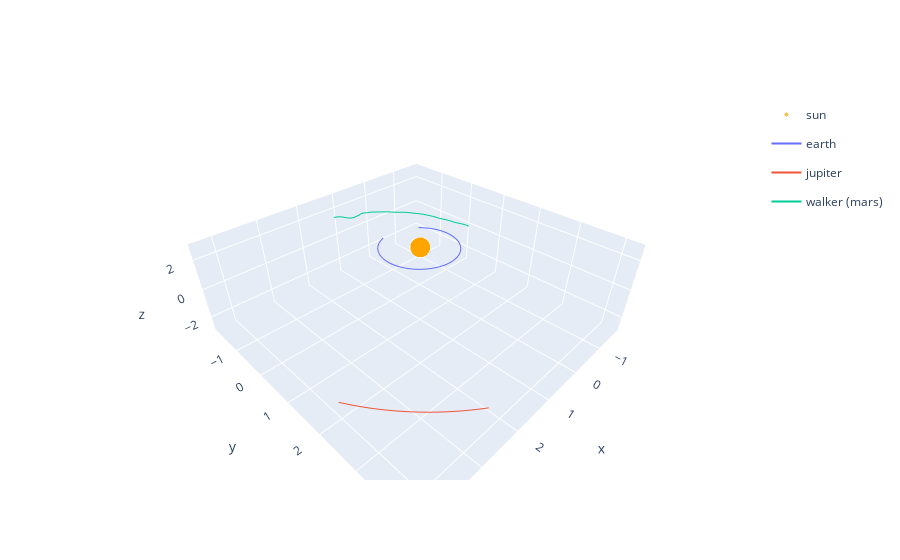

This figure's notebook cell:
### Code cell
plotter = src.Plotter(system=system, walker=walker)
plotter.draw("3d")

### Figure 1 — Plotly figure (JSON) as saved in the notebook; plotly's stock layout.template omitted (floating-point values rounded to 4 significant figures; data arrays with more than 128 entries replaced by an {"elided": "..."} marker saying what was removed)
{"data": [{"hovertemplate": "body=sun<br>x=%{x}<br>y=%{y}<br>z=%{z}<br>size=%{marker.size}<extra></extra>", "legendgroup": "sun", "marker": {"color": "orange", "size": {"elided": "301 int values"}, "sizemode": "area", "sizeref": 0.0125, "symbol": "circle"}, "mode": "markers", "name": "sun", "scene": "scene", "showlegend": true, "type": "scatter3d", "x": {"elided": "301 float values"}, "y": {"elided": "301 float values"}, "z": {"elided": "301 float values"}}, {"hovertemplate": "body=earth<br>x=%{x}<br>y=%{y}<br>z=%{z}<extra></extra>", "legendgroup": "earth", "line": {"color": "#636efa", "dash": "solid"}, "marker": {"symbol": "circle"}, "mode": "lines", "name": "earth", "scene": "scene", "showlegend": true, "type": "scatter3d", "x": {"elided": "301 float values"}, "y": {"elided": "301 float values"}, "z": {"elided": "301 float values"}}, {"hovertemplate": "body=jupiter<br>x=%{x}<br>y=%{y}<br>z=%{z}<extra></extra>", "legendgroup": "jupiter", "line": {"color": "#EF553B", "dash": "solid"}, "marker": {"symbol": "circle"}, "mode": "lines", "name": "jupiter", "scene": "scene", "showlegend": true, "type": "scatter3d", "x": {"elided": "301 float values"}, "y": {"elided": "301 float values"}, "z": {"elided": "301 float values"}}, {"hovertemplate": "body=walker (mars)<br>x=%{x}<br>y=%{y}<br>z=%{z}<extra></extra>", "legendgroup": "walker (mars)", "line": {"color": "#00cc96", "dash": "solid"}, "marker": {"symbol": "circle"}, "mode": "lines", "name": "walker (mars)", "scene": "scene", "showlegend": true, "type": "scatter3d", "x": {"elided": "301 float values"}, "y": {"elided": "301 float values"}, "z": {"elided": "301 float values"}}], "layout": {"scene": {"zaxis": {"nticks": 4, "range": [-3, 3]}}}}
